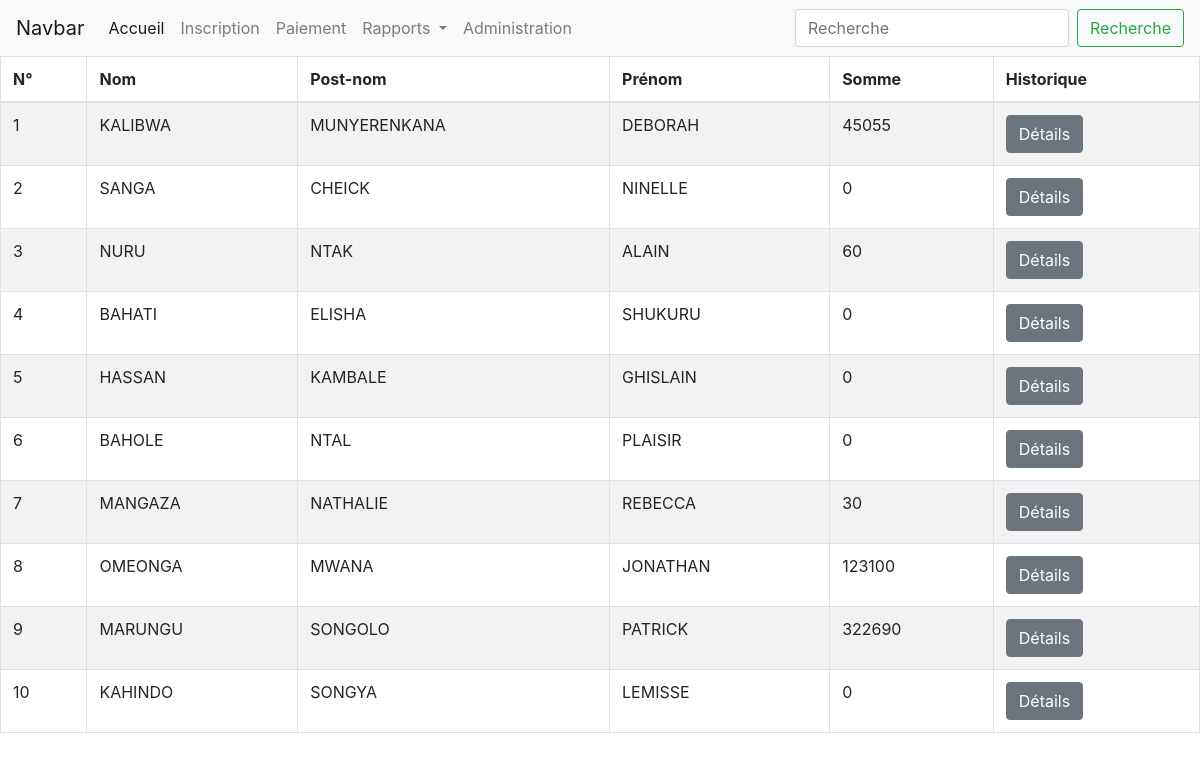
The page /Appl/sitIns on the database its author committed.
### ApplWeb/models.py (models this page shows)
class Etudiant(models.Model):
    nom=models.CharField(max_length=30)
    postnom=models.CharField(max_length=30)
    pren=models.CharField(max_length=30)
    sex=models.CharField(max_length=10)
    lieuN=models.CharField(max_length=20)
    datNais=models.DateField()

### ApplWeb/views.py (the view)
# urls.py: path('sitIns',chargSituationGlobInsolv),
def chargSituationGlobInsolv(request):
    et=Etudiant.objects.annotate(somme=Coalesce(Sum('paiement__mont'),0))
    return render(request,"Appl/sitGlobIns.html",{'e':et})

### templates/Appl/sitGlobIns.html (shortened to what this page needs)
<html>
    <head>
    </head>
    <body>
        {%include 'Appl/navbar.html'%}
        <table class="table table-bordered table-striped">
            <thead>
                <tr>
                    <th>N°</th>
                    <th>Nom</th>
                    <th>Post-nom</th>
                    <th>Prénom</th>
                    <th>Somme</th>
                    <th>Historique</th>
                </tr>
            </thead>
            <tbody>
                {% for etu in e%}
                <tr>
                    <td>{{forloop.counter}}</td>
                    <td>{{etu.nom}}</td>
                    <td>{{etu.postnom}}</td>
                    <td>{{etu.pren}}</td>
                    <td>{{etu.somme}} {{etu.unitMon}}</td>
                    <td>
                        <a href="/Appl/det/{{etu.Et_id}}" class="btn btn-secondary">Détails</a>
                    </td>
                </tr>
                {%endfor%}
            </tbody>
        </table>
    </body>
</html>

### rows shown on the page
Etudiant: nom "KALIBWA", postnom "MUNYERENKANA", pren "DEBORAH", somme "45055"
Etudiant: nom "SANGA", postnom "CHEICK", pren "NINELLE", somme "0"
Etudiant: nom "NURU", postnom "NTAK", pren "ALAIN", somme "60"
Etudiant: nom "BAHATI", postnom "ELISHA", pren "SHUKURU", somme "0"
Etudiant: nom "HASSAN", postnom "KAMBALE", pren "GHISLAIN", somme "0"
Etudiant: nom "BAHOLE", postnom "NTAL", pren "PLAISIR", somme "0"
Etudiant: nom "MANGAZA", postnom "NATHALIE", pren "REBECCA", somme "30"
Etudiant: nom "OMEONGA", postnom "MWANA", pren "JONATHAN", somme "123100"
Etudiant: nom "MARUNGU", postnom "SONGOLO", pren "PATRICK", somme "322690"
Etudiant: nom "KAHINDO", postnom "SONGYA", pren "LEMISSE", somme "0"
